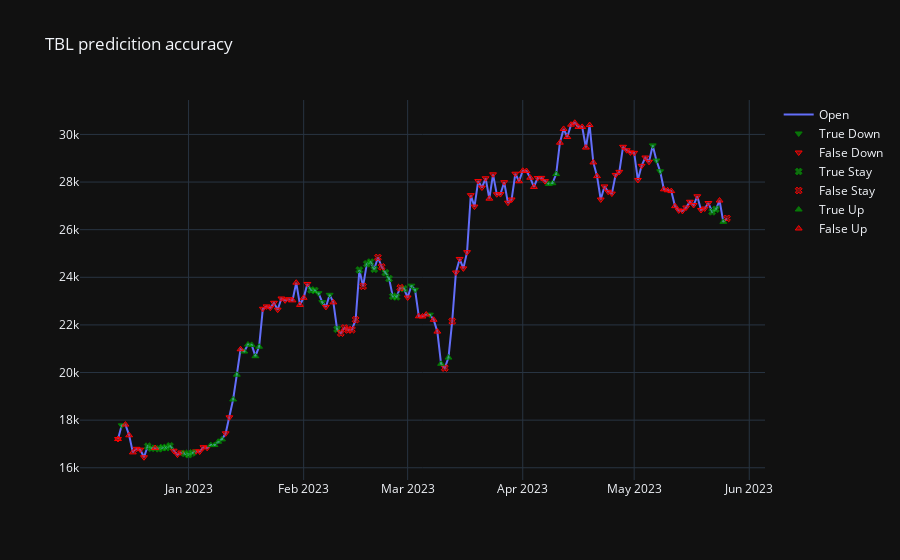

The cell this chart's notebook holds for it:
### Markdown cell above
Real data accuracy - lstm 1

### Code cell
fig = lstm.viz_generate_accuracy_chart(df_accuracy_data_lstm)
fig.show()
